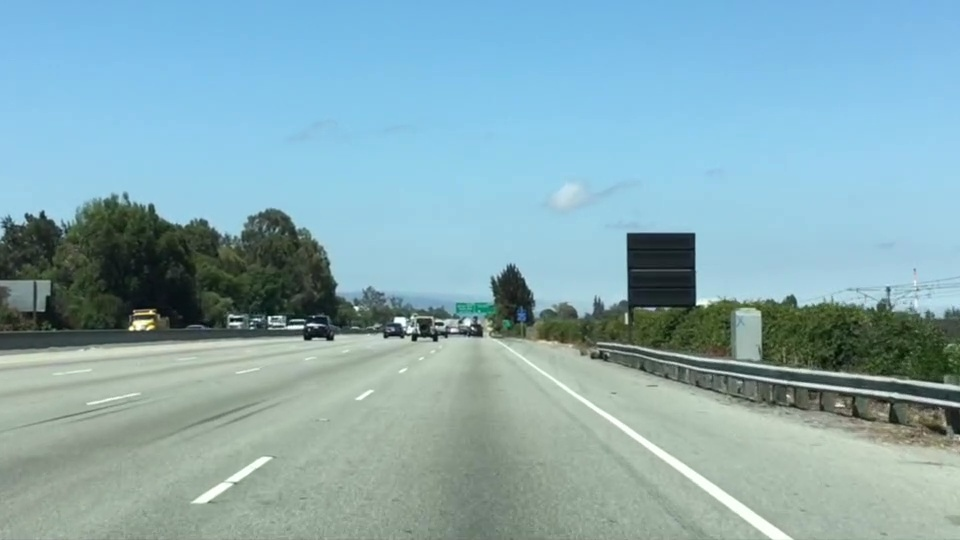
#> input picture Computer Vision/data/test.jpg, 960 x 540 px
$ jupyter execute 'Computer Vision Day 4 - Lane Finding.ipynb'
#> lines starting #> are read from the running program, lines starting #| are printed output that depends on the picture; after the words box and inside, x2 and y2 are one past the last pixel; in counts of white or black regions, pixels touching at a corner belong together
# 차선인식

[cell 1]
import cv2
import numpy as np
import matplotlib.pyplot as plt
import matplotlib.image as mpimg

## 1. Lane Finding (white lane)

[cell 2]
image = mpimg.imread('./data/test.jpg')
#> image is the input picture: shape (540, 960, 3); mean R, G, B 135.5, 171.1, 179.2
plt.imshow(image)

## Color Selection

Color Picker Tool로 해당 이미지 색상의 RGB 코드값 얻어오기
https://annystudio.com/software/colorpicker/#download

[cell 3]
color_select = np.copy(image)

red_threshold = 237
green_threshold = 237
blue_threshold = 237


color_threshold = ((image[:, :, 0] < red_threshold) |
                   (image[:, :, 1] < green_threshold) |
                   (image[:, :, 2] < blue_threshold))
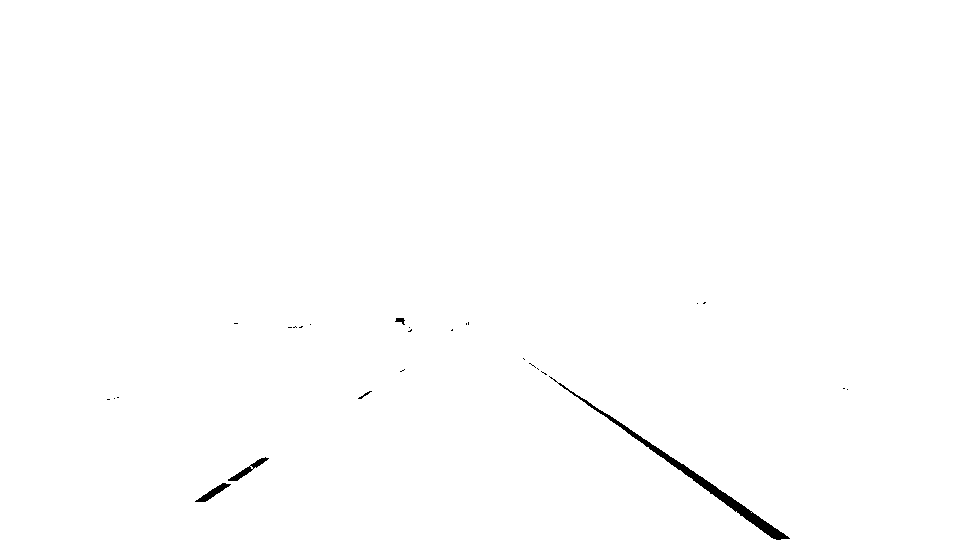
#> color_threshold: shape (540, 960) bool; 99.6% white; 27 black regions (22 under 20 px), largest, box (x1, y1, x2, y2) and area: (549, 376, 790, 540) 1683, (228, 457, 269, 481) 219, (195, 483, 231, 502) 210, (395, 318, 405, 325) 40, (358, 391, 372, 399) 28

color_select[color_threshold] = [0, 0, 0]
plt.imshow(color_select)

## Region Selection

[cell 4]
region_select = np.copy(image)

# todo
left_bottom = [0, 539]
right_bottom = [900, 539]
apex = [475, 320]

pts = np.array([left_bottom, right_bottom, apex])
cv2.fillPoly(region_select, [pts], color=[0, 0, 255])
plt.imshow(region_select)

## Color and Region Selection

[cell 5]
image.shape
#> Out = (540, 960, 3)

[cell 6]
color_select = np.copy(image)

red_threshold = 237
green_threshold = 237
blue_threshold = 237


color_threshold = ((image[:, :, 0] < red_threshold) |
                   (image[:, :, 1] < green_threshold) |
                   (image[:, :, 2] < blue_threshold))

color_select[color_threshold] = [0, 0, 0]

# 2. Region Selection
region_select = np.copy(image)

left_button = [0, 540]
right_button = [960, 540]
apex = [475, 330]

pts = np.array([left_button, right_button, apex])
cv2.fillPoly(region_select, [pts], color = [0, 0, 255])
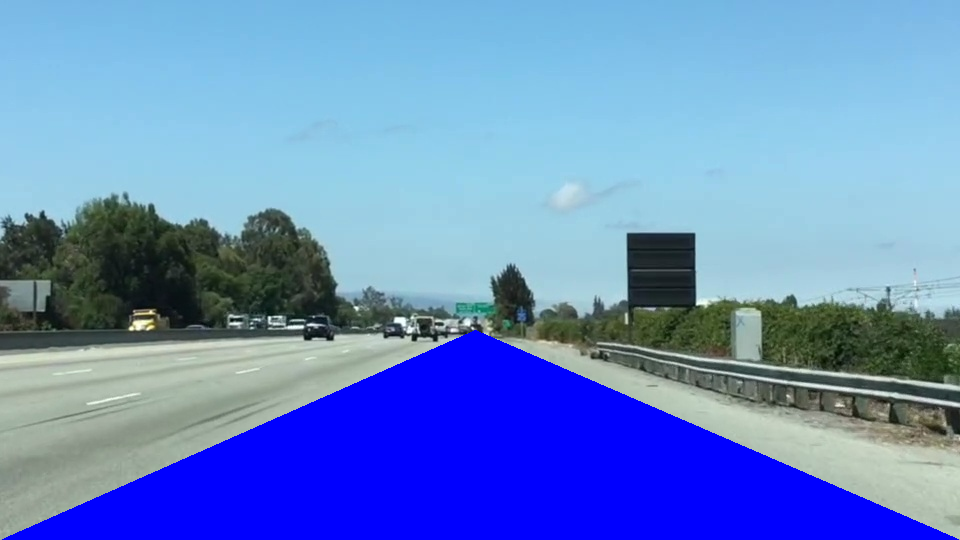
#> region_select: shape (540, 960, 3); mean R, G, B 104.4, 137.1, 197.7

region_threshold = ((region_select[:, :, 0] == 0) &    # R channel
                    (region_select[:, :, 1] == 0) &    # G channel
                    (region_select[:, :, 2] == 255))   # B channel
#> region_threshold: shape (540, 960) bool; 19.5% white; 1 white region, box (x1, y1, x2, y2) and area: (2, 330, 959, 540) 100859


# 3 Color Selection + Region Selection
# color_threshold: 차선(흰색)이 아닌 부분 True 설정
# region_threshold: 관심영역(region of interes, roi)에만 True 설정
lane_select = np.copy(image)
lane_select[~color_threshold > 0] = [255, 0, 0]
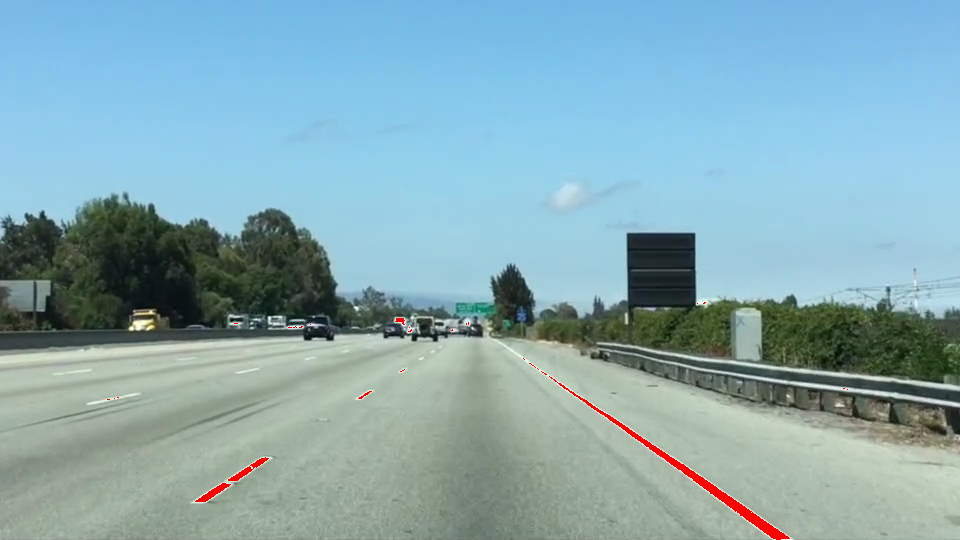
#> lane_select: shape (540, 960, 3); 0.43% of pixels changed, all inside (x1, y1, x2, y2) = (107, 302, 848, 540)

plt.imshow(lane_select)

[cell 7]
~color_threshold

## 2. Lane Finding (white and yellow)

[cell 8]
image = mpimg.imread('./data/exit-ramp.jpg')
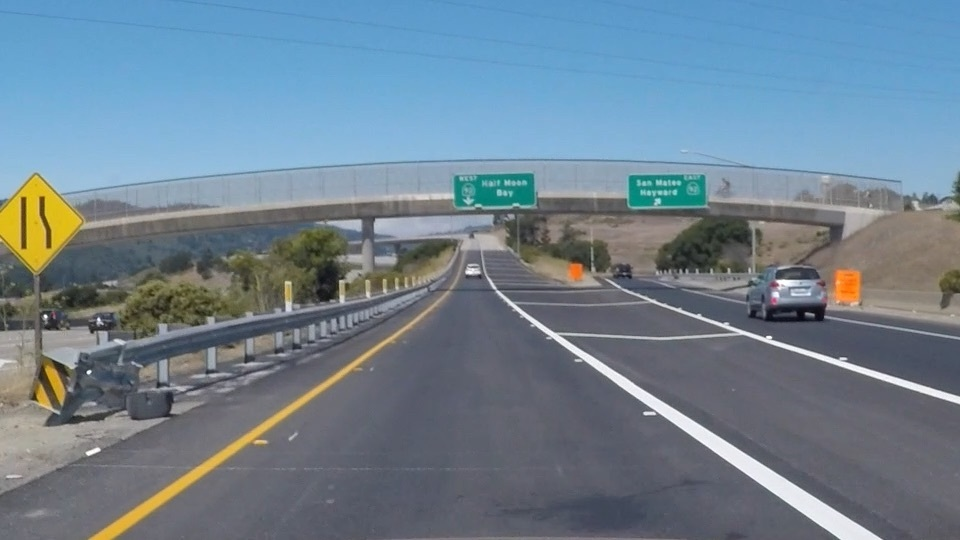
#> input picture Computer Vision/data/exit-ramp.jpg, 960 x 540 px
#> image is the input picture: shape (540, 960, 3); mean R, G, B 111.3, 130.2, 144.4
plt.imshow(image)

### Step 1: gray scale 변환

[cell 9]
gray = cv2.cvtColor(image, cv2.COLOR_RGB2GRAY)
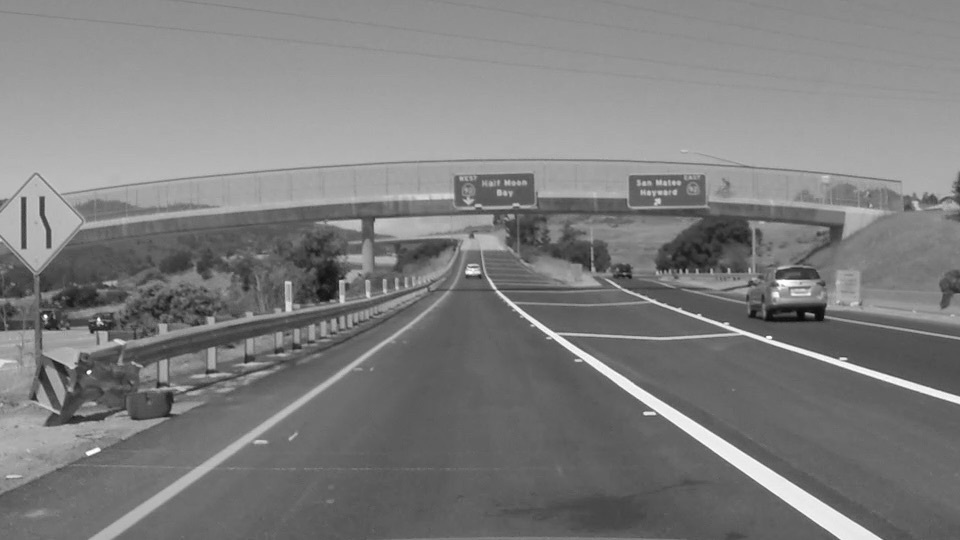
#> gray: shape (540, 960); min 6, max 255, mean 126.2
plt.imshow(gray, cmap='gray')

### Step 2: Gaussian blurring (option)

[cell 10]
kernel_size = 5
blur_gray = cv2.GaussianBlur(gray, (kernel_size, kernel_size), 0)
plt.imshow(blur_gray, cmap='gray')

## ROI Selection

### Step 3: edge detect

[cell 11]
low_threshold = 50
high_threshold = 150  # low:high의 비율 1:2 or 1:3
edges = cv2.Canny(blur_gray, low_threshold, high_threshold)
#> edges: shape (540, 960); 3.8% white in thin lines or dots, all inside (x1, y1, x2, y2) = (0, 158, 960, 540)
plt.imshow(edges, cmap='gray')

### Step 4: roi selection (region of interest)

[cell 12]
edges.shape
#> Out = (540, 960)

[cell 13]
pts = np.array([[60, 539], [900, 539], [490, 280], [460, 280]])
mask = np.zeros(edges.shape, edges.dtype)
cv2.fillPoly(mask, [pts], color=[255, 255, 255])
#> mask: shape (540, 960); 21.9% white; 1 white region, box (x1, y1, x2, y2) and area: (60, 280, 901, 540) 113506
plt.imshow(mask, cmap='gray')

[cell 14]
height = edges.shape[0]
#> height = 540
width = edges.shape[1]
#> width = 960

[cell 15]
# 관심 영역의 mask 준비

pts = np.array([[0, height - 1], [1, 539], [490, 280], [width - 1, height - 1]])
mask = np.zeros(edges.shape, edges.dtype)
cv2.fillPoly(mask, [pts], color=[255, 255, 255])
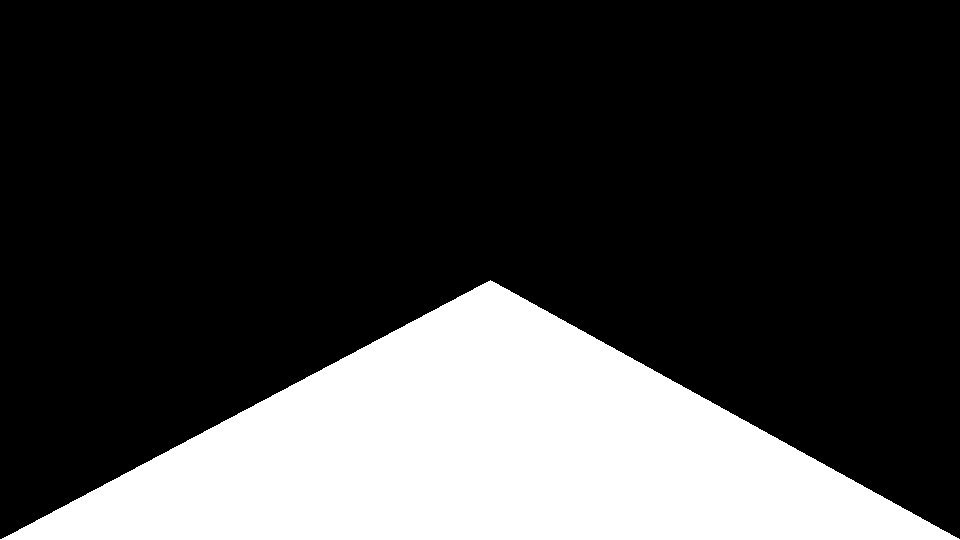
#> mask: shape (540, 960); 24.1% white; 1 white region, box (x1, y1, x2, y2) and area: (0, 280, 960, 540) 125021
plt.imshow(mask, cmap='gray')

[cell 16]
# 위에서 준비한 mask와 edges를 bitwise_and
masked_edges = cv2.bitwise_and(edges, mask)
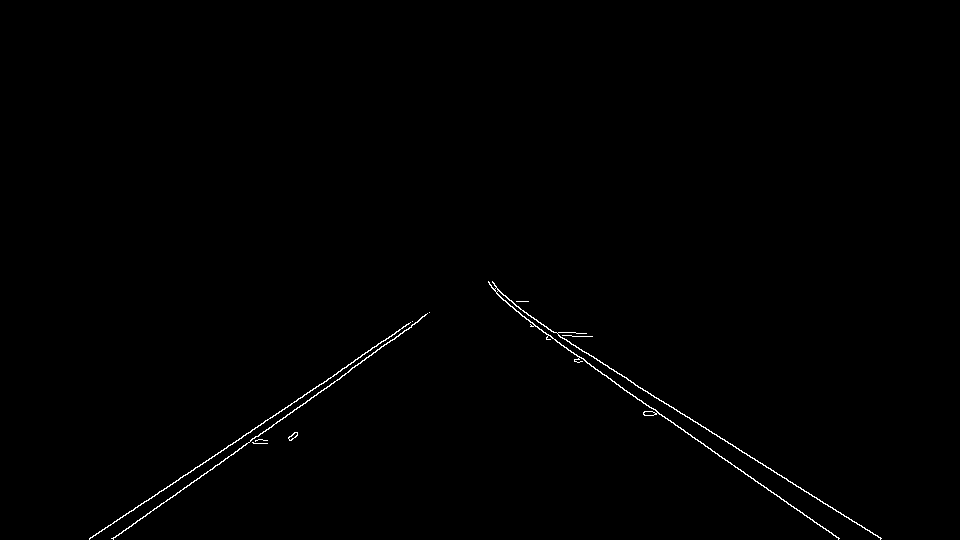
#> masked_edges: shape (540, 960); 0.49% white in thin lines or dots, all inside (x1, y1, x2, y2) = (89, 281, 882, 540)
plt.imshow(masked_edges, cmap='gray')

### Step 5: line detect (with hough transform)

[cell 17]
rho = 1
theta = np.pi / 180
threshold = 35
minLineLength = 40
maxLineGap = 50

lines = cv2.HoughLinesP(masked_edges, rho, theta, threshold,
                        minLineLength=minLineLength, maxLineGap=maxLineGap)
#> lines = [[535, 326, 838, 538], [89, 539, 412, 321], [111, 538, 348, 372], [507, 303, 786, 478], [609, 368, 881, 538], [251, 439, 417, 322], [163, 490, 353, 362], [113, 538, 271, 427], [488, 282, 653, 415], [521, 315, 839, 538], [351, 368, 424, 316]]

# (참고) 1차원 데이터를 3차원으로 확장하는 방법
# dst = cv2.cvtColor(masked_edges, cv2.COLOR_GRAY2BGR)  # 직선을 그릴 도화지 (3 채널 도화지)  option 1
# dst = cv2.merge([masked_edges, masked_edges, masked_edges]) option 2
# dst = np.dstack((masked_edges, masked_edges, masked_edges)) option 3
dst = np.dstack((masked_edges, masked_edges, masked_edges))

if lines is not None:
    for i in range(len(lines)):
        line = lines[i][0]
        pt1 = line[0], line[1]
        pt2 = line[2], line[3]
        cv2.line(dst, pt1, pt2, (255, 0, 0), 2, cv2.LINE_AA)
#> this loop made 11 passes
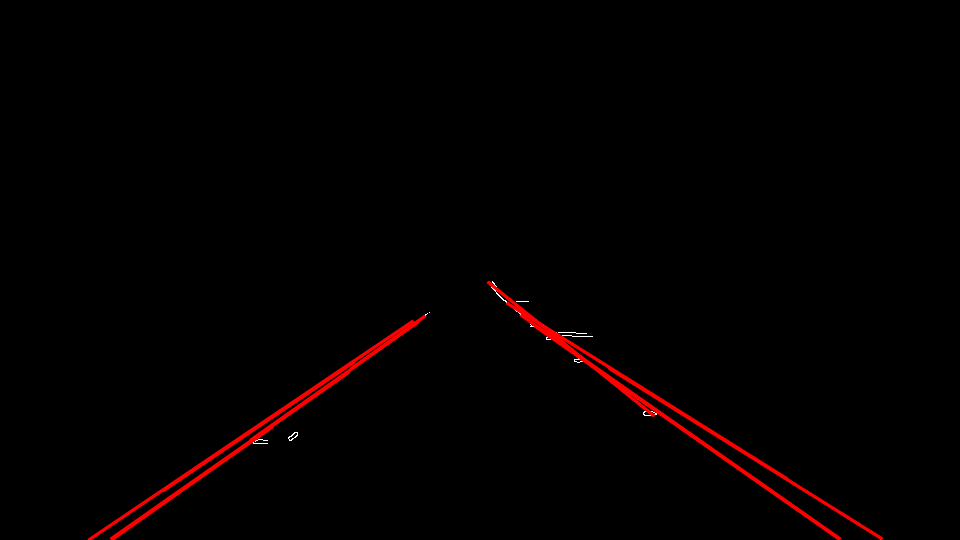
#> dst: shape (540, 960, 3); mean of channels 0, 1, 2 3.4, 0.1, 0.1; drawn as R, G, B

plt.imshow(dst)

## Pipeline (Step 1 ~ Step 5)
- Canny Detection -> ROI Selection -> Hough Transform

[cell 18]
## Step 1: gray scale 변환

gray = cv2.cvtColor(image, cv2.COLOR_RGB2GRAY)


## Step 2: Gaussian blurring (option)

kernel_size = 5
blur_gray = cv2.GaussianBlur(gray, (kernel_size, kernel_size), 0)


# ROI Selection
## Step 3: edge detect

low_threshold = 50
high_threshold = 150  # low:high의 비율 1:2 or 1:3
edges = cv2.Canny(blur_gray, low_threshold, high_threshold)


## Step 4: roi selection (region of interest)

pts = np.array([[60, 539], [900, 539], [490, 280], [460, 280]])
mask = np.zeros(edges.shape, edges.dtype)
cv2.fillPoly(mask, [pts], color=[255, 255, 255])
plt.imshow(mask, cmap='gray')

# 위에서 준비한 mask와 edges를 bitwise_and
masked_edges = cv2.bitwise_and(edges, mask)
#> masked_edges: shape (540, 960); 0.51% white in thin lines or dots, all inside (x1, y1, x2, y2) = (89, 280, 882, 540)


## Step 5: line detect (with hough transform)

rho = 1
theta = np.pi / 180
threshold = 35
minLineLength = 40
maxLineGap = 50

lines = cv2.HoughLinesP(masked_edges, rho, theta, threshold,
                        minLineLength=minLineLength, maxLineGap=maxLineGap)
#> lines = 14 rows, first 6: [534, 325, 838, 538], [89, 539, 443, 300], [510, 306, 881, 538], [111, 538, 348, 372], [151, 498, 353, 362], [342, 375, 418, 321]

# (참고) 1차원 데이터를 3차원으로 확장하는 방법
# dst = cv2.cvtColor(masked_edges, cv2.COLOR_GRAY2BGR)  # 직선을 그릴 도화지 (3 채널 도화지)  option 1
# dst = cv2.merge([masked_edges, masked_edges, masked_edges]) option 2
# dst = np.dstack((masked_edges, masked_edges, masked_edges)) option 3
dst = np.dstack((masked_edges, masked_edges, masked_edges))

if lines is not None:
    for i in range(len(lines)):
        line = lines[i][0]
        pt1 = line[0], line[1]
        pt2 = line[2], line[3]
        cv2.line(dst, pt1, pt2, (255, 0, 0), 2, cv2.LINE_AA)
#> this loop made 14 passes
#> (pt1, pt2) on passes 1 to 12: ((534, 325), (838, 538)), ((89, 539), (443, 300)), ((510, 306), (881, 538)), ((111, 538), (348, 372)), ((151, 498), (353, 362)), ((342, 375), (418, 321)), ((503, 300), (630, 380)), ((530, 324), (722, 458)), ((113, 538), (233, 454)), ((515, 310), (584, 359)), ((368, 357), (457, 282)), ((488, 282), (582, 361))
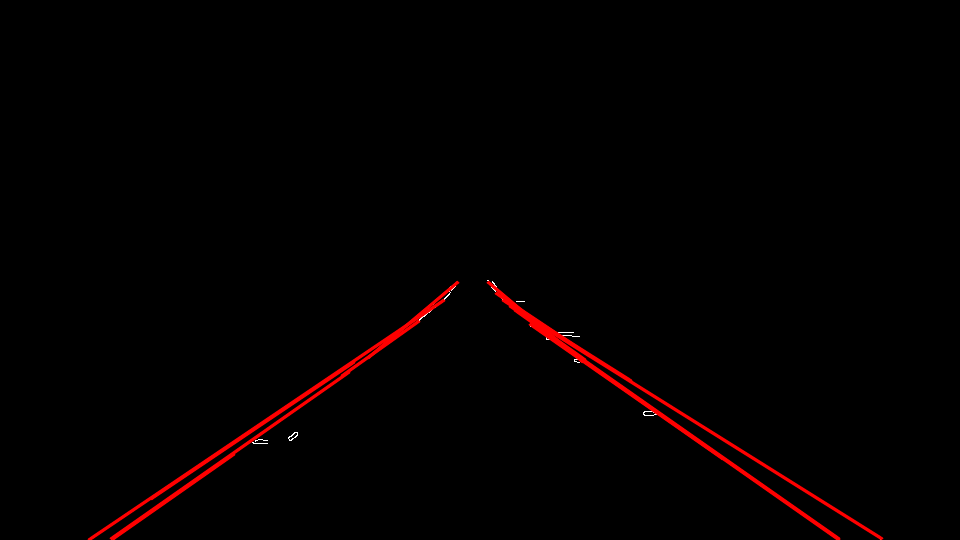
#> dst: shape (540, 960, 3); mean of channels 0, 1, 2 3.5, 0.1, 0.1; drawn as R, G, B

# result = cv2.add(image, dst)
result = cv2.addWeighted(image, 1, dst, 0.8, 0)   # 비중 조절 가능

plt.imshow(result)
